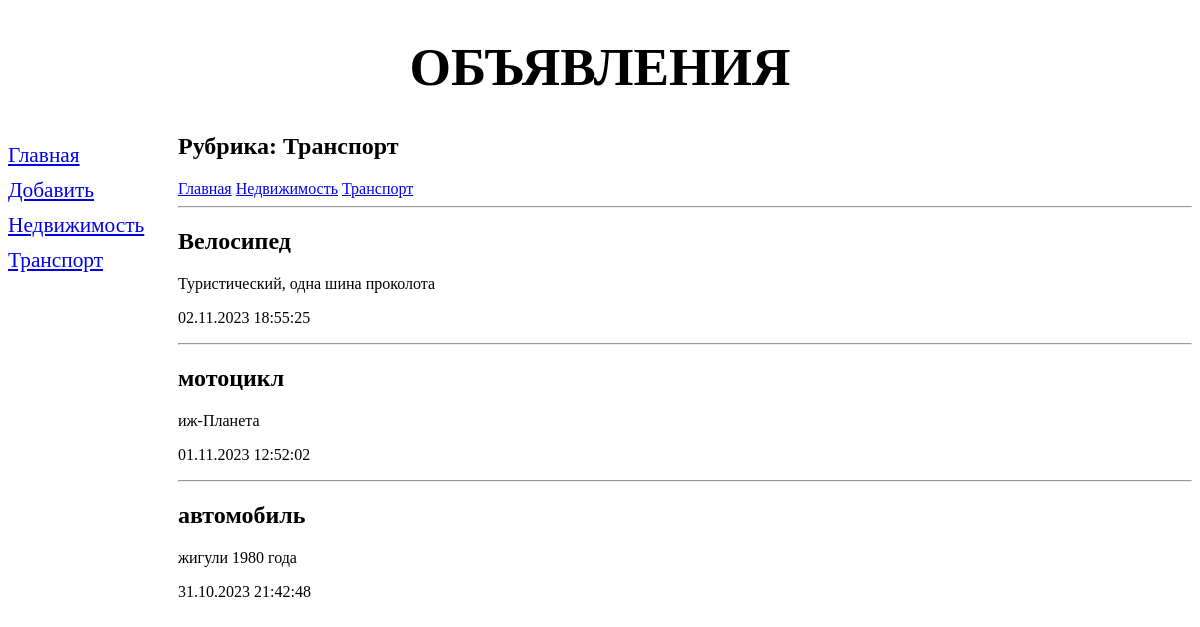
The page /bboard/2/ on the database its author committed.
### bboard/models.py (models this page shows, shortened)
class Rubric(models.Model):
    name = models.CharField(max_length=20, db_index=True, verbose_name='Название')
    class Meta:
        verbose_name_plural = 'Рубрики'
        verbose_name = 'Рубрика'
        ordering = ['name']

class Bd(models.Model):
    title = models.CharField(max_length=50, verbose_name="Товар")
    rubric = models.ForeignKey('Rubric', null=True, on_delete=models.PROTECT, verbose_name="Рубрика")
    content = models.TextField(null=True, blank=True, verbose_name="Описание")
    price = models.FloatField(null=True, blank=True, verbose_name="Цена")
    published = models.DateTimeField(auto_now_add=True, db_index=True, verbose_name="Опубликовано")
    class Meta:
        verbose_name_plural = 'Объявления'
        verbose_name = 'Объявление'
        ordering = ['-published']

### bboard/views.py (the view)
# urls.py: path('<int:rubric_id>/', by_rubric, name='by_rubric'),  # параметризованный маршрут
def by_rubric(request, rubric_id):
    bbs = Bd.objects.filter(rubric=rubric_id)
    rubrics = Rubric.objects.all()
    current_rubric = Rubric.objects.get(pk=rubric_id)
    content = {'bbs': bbs, 'rubrics': rubrics, 'current_rubric': current_rubric}
    return render(request, 'bboard/by_rubric.html', content)

### bboard/templates/bboard/by_rubric.html (shortened to what this page needs)
{% extends "layout/basic.html" %}
{% block content %}
<h2>Рубрика: {{ current_rubric.name }}</h2>
<div>
    <a href="{% url 'index' %}">Главная</a>
    {% for rubric in rubrics %}
    <a href="{% url 'by_rubric' rubric.pk %}">{{rubric.name}}</a>
    {% endfor %}
</div>
{% for bb in bbs %}
<div>
    <hr>
    <h2>{{bb.title}}</h2>
    <p>{{bb.content}}</p>
    <p>{{bb.published| date:"d.m.Y H:i:s"}}</p>
</div>
{% endfor %}
{% endblock %}

### bboard/templates/layout/basic.html (shortened to what this page needs)
<!DOCTYPE html>
{% load static %}
<html lang="en">
<head>
    <link rel="stylesheet" type="text/css" href="{% static 'bboard/css/style.css' %}">
</head>
<body>
<header>
    <h1>Объявления</h1>
</header>
<nav>
    <a href="{% url 'index' %}">Главная</a>
    <a href="{% url 'add' %}">Добавить</a>
    {% for rubric in rubrics %}
    <a href="{% url 'by_rubric' rubric.pk %}">{{ rubric.name }}</a>
    {% endfor %}
</nav>
<section>
    {% block content %}
    {% endblock %}
</section>
</body>
</html>

### bboard/static/bboard/css/style.css (style rules this page uses)
nav { font-size: 16pt; width: 150px; float: left; }
nav a { display: block; margin: 10px 0px; }
section { margin-left: 170px; }

### rows shown on the page
Rubric: name "Недвижимость"
Rubric: name "Транспорт"
Bd: title "Велосипед", content "Туристический, одна шина проколота", published "02.11.2023 18:55:25"
Bd: title "мотоцикл", content "иж-Планета", published "01.11.2023 12:52:02"
Bd: title "автомобиль", content "жигули 1980 года", published "31.10.2023 21:42:48"
